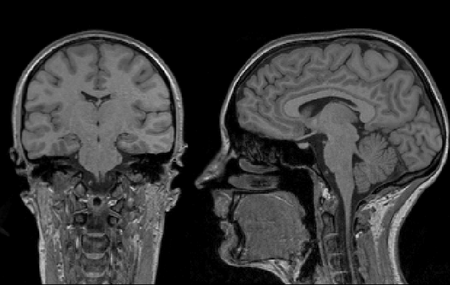
#> input picture ImageProcessing/brain_scan.png, 450 x 285 px, found by its file name
$ jupyter execute Brain_segmentation.ipynb   (shell and % lines are left out)   (older library calls are emulated)
#> lines starting #> are read from the running program, lines starting #| are printed output that depends on the picture; after the words box and inside, x2 and y2 are one past the last pixel; in counts of white or black regions, pixels touching at a corner belong together
[cell 1]
import cv2

[cell 2]
import matplotlib.pyplot as plt
import numpy as np

[cell 3]
image = cv2.imread("/home/guru/Desktop/OpenCV/ImageProcessing/brain_scan.png",0)
#> image is the input picture: shape (285, 450); min 0, max 248, mean 54.6

[cell 4]
plt.imshow(image,cmap = "gray")

[cell 5]
image = image[:,200:]
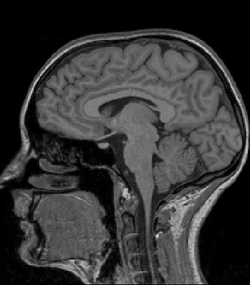
#> image: shape (285, 250); min 0, max 218, mean 53.3

[cell 6]
plt.imshow(image,cmap = "gray")

[cell 7]
hist = cv2.equalizeHist(image)
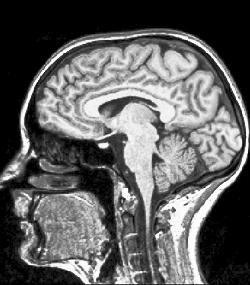
#> hist: shape (285, 250); min 0, max 255, mean 95.1

[cell 8]
plt.imshow(hist,cmap = "gray")

[cell 9]
ret, thresh = cv2.threshold(hist,0,255,cv2.THRESH_BINARY+cv2.THRESH_OTSU)
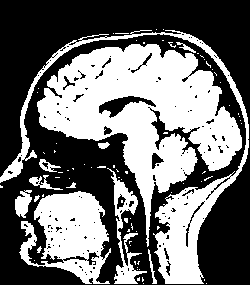
#> thresh: shape (285, 250); 43.7% white; 80 white regions (67 under 20 px), largest, box (x1, y1, x2, y2) and area: (37, 44, 242, 247) 17586, (0, 30, 249, 284) 6225, (19, 191, 111, 284) 4959
#> ret = 104

[cell 10]
plt.imshow(thresh,cmap = "gray")

[cell 11]
kernel = np.ones((5,5),np.uint8)

[cell 12]
opening = cv2.morphologyEx(thresh,cv2.MORPH_OPEN,kernel)
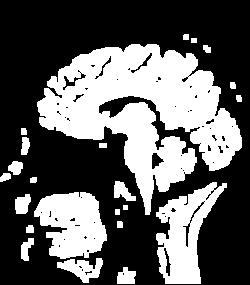
#> opening: shape (285, 250); 37.3% white; 23 white regions, largest, box (x1, y1, x2, y2) and area: (37, 44, 242, 215) 17175, (156, 182, 227, 284) 3618, (34, 192, 107, 259) 3436

[cell 13]
plt.imshow(opening,cmap = "gray")

[cell 14]
help(cv2.connectedComponentsWithStats)

[cell 15]
outputs = cv2.connectedComponentsWithStats(opening,4,cv2.CV_64F)

[cell 16]
outputs[0]
#> Out = 24

[cell 17]
plt.imshow(outputs[1])
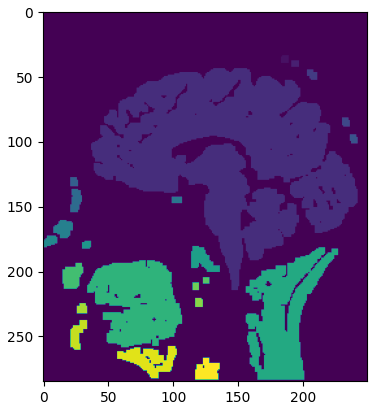
#> figure drawn by matplotlib, 1 panel

[cell 18]
outputs[2]
#> Out = 24 rows, first 6: [0, 0, 250, 285, 44672], [183, 34, 6, 6, 35], [191, 38, 6, 5, 30], [37, 44, 205, 171, 17175], [203, 45, 8, 8, 51], [230, 82, 6, 7, 39]

[cell 19]
connected = outputs[0]
#> connected = 24
labelled_image = outputs[1]
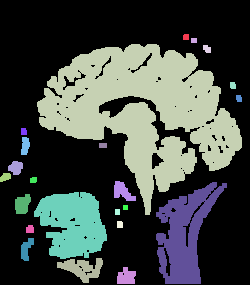
#> labelled_image: shape (285, 250) int32; 24 distinct labels, from 0 to 23; one colour per label, 0 black
stats = outputs[2]
#> stats has the same summary as Out

[cell 20]
sizes = stats[:,-1]
#> sizes = 24 values, max 44672 at index 0, min 25 at index 17, mean 2968.8

[cell 21]
sizes
#> Out has the same summary as sizes

[cell 22]
max_label = 1
max_size = sizes[1]
#> max_size = 35
for i in range(2,connected):
    if(sizes[i]>max_size):
        max_size = sizes[i]
        max_label = i
#> this loop made 22 passes
#> max_size on pass 2: 17175
#> after the loop, max_label = 3; max_size = 17175

[cell 23]
mask = np.zeros(labelled_image.shape)

[cell 24]
mask[labelled_image==max_label] = 255

[cell 25]
plt.imshow(mask)
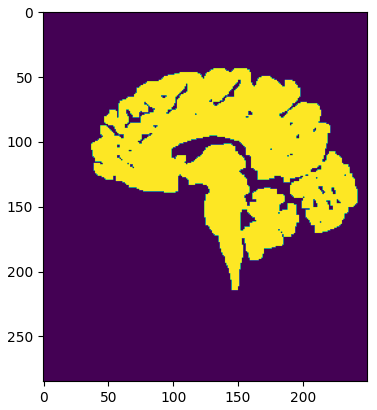
#> figure drawn by matplotlib, 1 panel

$ run again, with ImageProcessing/3.png copied over ImageProcessing/brain_scan.png
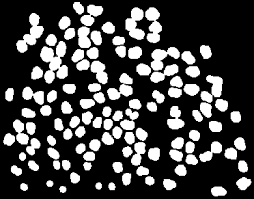
#> input picture ImageProcessing/3.png, 254 x 199 px, found by its file name
#> image is the input picture: shape (199, 254); min 0, max 255, mean 70.6
#> image: shape (199, 54)
#> `ret, thresh = cv2.threshold(hist,0,255,cv2.THRESH_BINARY+cv2.THRESH_OT..`:
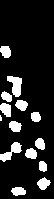
#> thresh: shape (199, 54); 13.8% white; 14 white regions (1 under 20 px), largest, box (x1, y1, x2, y2) and area: (7, 76, 22, 97) 198, (0, 142, 22, 162) 185, (0, 103, 11, 117) 119
#> ret = 66
#> opening: shape (199, 54); 12.8% white; 13 white regions, largest, box (x1, y1, x2, y2) and area: (7, 76, 22, 96) 194, (0, 143, 21, 160) 169, (0, 104, 11, 117) 115
#> `outputs[0]`: Out = 14
#> `outputs[2]`: Out = 14 rows, first 6: [0, 0, 54, 199, 9366], [1, 46, 10, 12, 102], [7, 76, 15, 20, 194], [2, 92, 10, 9, 75], [16, 100, 11, 10, 94], [0, 104, 11, 13, 115]
#> connected = 14
#> labelled_image: shape (199, 54) int32; 14 distinct labels, from 0 to 13
#> stats has the same summary as Out
#> sizes = [9366, 102, 194, 75, 94, 115, 80, 108, 86, 169, 96, 68, 99, 94]
#> `sizes`: Out has the same summary as sizes
#> `max_size = sizes[1]`: max_size = 102
#> the loop `for i in range(2,connected):` made 12 passes
#> max_size on pass 1: 194
#> after the loop `for i in range(2,connected):`: max_label = 2; max_size = 194
#> `[cell 25] plt.imshow(mask)`:
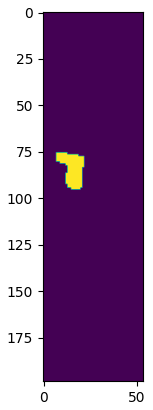
#> figure drawn by matplotlib, 1 panel

$ run again, with ImageProcessing/cameraman.png copied over ImageProcessing/brain_scan.png
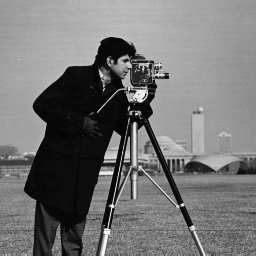
#> input picture ImageProcessing/cameraman.png, 256 x 256 px, found by its file name
#> image is the input picture: shape (256, 256); min 0, max 255, mean 116.3
#> image: shape (256, 56)
#> thresh: shape (256, 56); 52.2% white; 23 black regions (17 under 20 px), largest, box (x1, y1, x2, y2) and area: (0, 154, 56, 256) 5200, (32, 57, 56, 152) 1339, (37, 50, 56, 56) 84, (13, 140, 31, 154) 80, (32, 90, 40, 94) 32, (33, 57, 45, 61) 26
#> ret = 122
#> opening: shape (256, 56); 49% white; 1 white region, box (x1, y1, x2, y2) and area: (0, 0, 56, 169) 7029
#> `outputs[0]`: Out = 2
#> `[cell 17] plt.imshow(outputs[1])`:
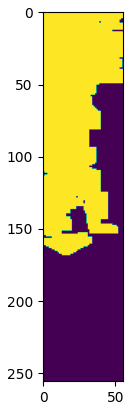
#> figure drawn by matplotlib, 1 panel
#> `outputs[2]`: Out = [[0, 5, 56, 251, 7307], [0, 0, 56, 169, 7029]]
#> connected = 2
#> stats = [[0, 5, 56, 251, 7307], [0, 0, 56, 169, 7029]]
#> sizes = [7307, 7029]
#> `max_size = sizes[1]`: max_size = 7029
#> after the loop `for i in range(2,connected):`: max_label = 1; max_size = 7029
